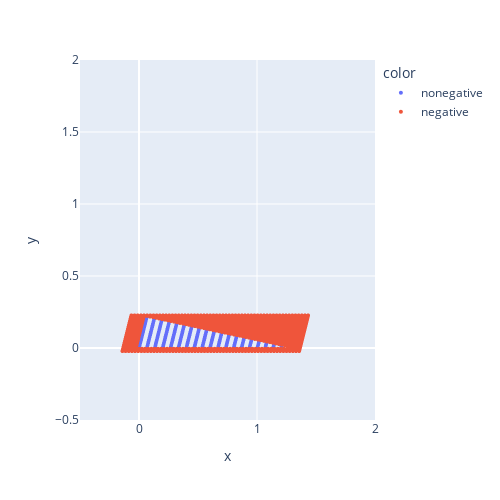

Notebook cell for this chart:
### Code cell
# make data frames from projections
df = pd.DataFrame(l, columns=["x", "y", "anno"])
df["anno"] = df["anno"].astype(str)

df2 = pd.DataFrame(l2, columns=["x", "y", "anno"])
df2["anno"] = df2["anno"].astype(str)

df3 = pd.DataFrame(l3, columns=["x", "y", "anno"])
df3["anno"] = df3["anno"].astype(str)

# df = pd.concat([df,df2,df3])
# df['color'] = np.concatenate([np.repeat('nonegative', len(l)),
#                               np.repeat('negative', len(l2)),
#                               np.repeat('boundary', len(l3))])

df = pd.concat([df, df2])
df["color"] = np.concatenate([np.repeat("nonegative", len(l)), np.repeat("negative", len(l2))])

fig = px.scatter(
    df, x="x", y="y", width=500, height=500, range_x=[-0.5, 2], range_y=[-0.5, 2], color="color", hover_data=["anno"]
)
fig.update_traces(marker=dict(size=4))

fig.show()

### Figure 1 — Plotly figure (JSON) as saved in the notebook; plotly's stock layout.template omitted (floating-point values rounded to 4 significant figures; data arrays with more than 128 entries replaced by an {"elided": "..."} marker saying what was removed)
{"data": [{"customdata": {"elided": "231x1 str values"}, "hovertemplate": "color=nonegative<br>x=%{x}<br>y=%{y}<br>anno=%{customdata[0]}<extra></extra>", "legendgroup": "nonegative", "marker": {"color": "#636efa", "size": 4, "symbol": "circle"}, "mode": "markers", "name": "nonegative", "showlegend": true, "type": "scattergl", "x": {"elided": "231 float values"}, "xaxis": "x", "y": {"elided": "231 float values"}, "yaxis": "y"}, {"customdata": {"elided": "1974x1 str values"}, "hovertemplate": "color=negative<br>x=%{x}<br>y=%{y}<br>anno=%{customdata[0]}<extra></extra>", "legendgroup": "negative", "marker": {"color": "#EF553B", "size": 4, "symbol": "circle"}, "mode": "markers", "name": "negative", "showlegend": true, "type": "scattergl", "x": {"elided": "1974 float values"}, "xaxis": "x", "y": {"elided": "1974 float values"}, "yaxis": "y"}], "layout": {"height": 500, "legend": {"title": {"text": "color"}, "tracegroupgap": 0}, "margin": {"t": 60}, "width": 500, "xaxis": {"anchor": "y", "domain": [0, 1], "range": [-0.5, 2], "title": {"text": "x"}}, "yaxis": {"anchor": "x", "domain": [0, 1], "range": [-0.5, 2], "title": {"text": "y"}}}}
